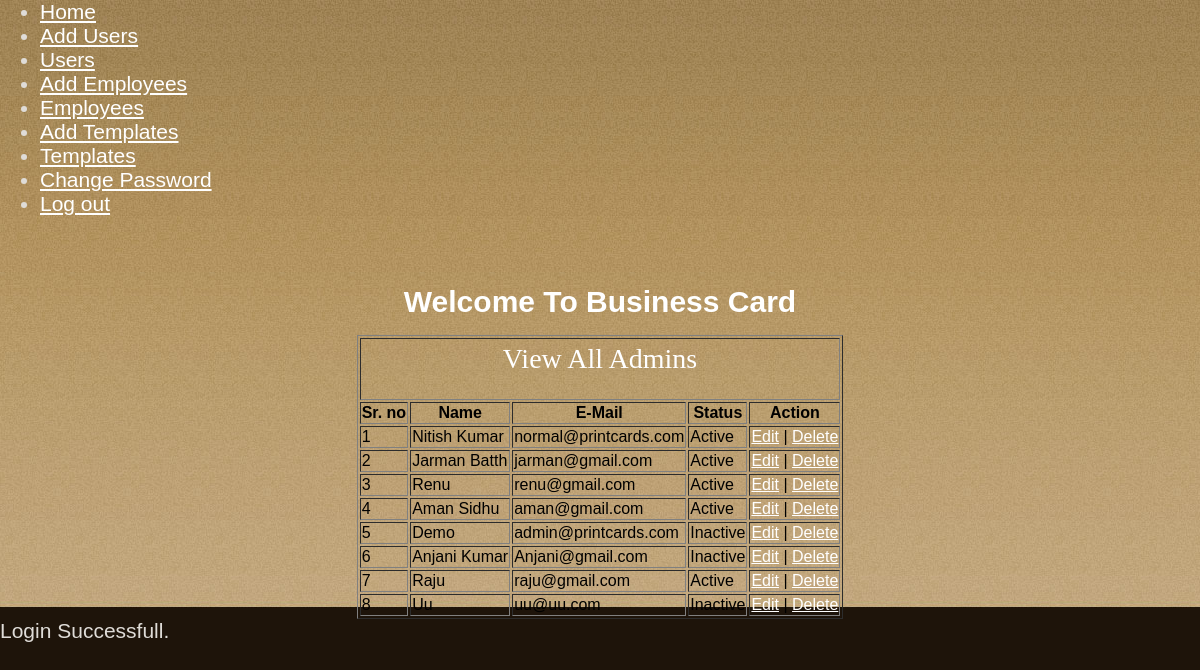
/users.php (signed in), run on the app's committed database.
### tables this page shows
CREATE TABLE IF NOT EXISTS `users` (
  `id` int(10) unsigned NOT NULL AUTO_INCREMENT,
  `name` varchar(200) NOT NULL,
  `email` varchar(200) NOT NULL,
  `password` varchar(200) NOT NULL,
  `status` tinyint(4) NOT NULL,
  PRIMARY KEY (`id`)
);

### src/connection.php (called while the page is built, shortened)
<?php
class database {
    public $con;
    public function __construct() {
        $this->con = mysqli_connect("localhost", "root", 'root', "cardprint") or die("could not connect to server");
    }
    public function fetchData($table_name, $field = '*', $condition = '', $limit = '') {
        $query = "select " . $field . " from " . $table_name;
        $result = mysqli_query($this->con, $query) or die('error in query');
        $returnData = array();
        while ($row = mysqli_fetch_assoc($result)) {
            $returnData[] = $row;
        }
        return $returnData;
    }
}
?>

### src/UserClass.php (called while the page is built, shortened)
<?php
class UserClass extends database {
    public function listingUsers($conditions = null, $fields = null, $limit = null) {
        return $this->fetchData('users');
    }
}
?>

### src/users.php (the view, shortened to what this page needs)
<?php
include 'header.php';
include 'UserClass.php';
?>
<center><br><br>
<div style="width: 1000px;min-height:50px">
<h1>Welcome To Business Card</h1>
</div>
    <?php
    $User = new UserClass();
    $tableRows = $User->listingUsers();
    ?>
        <table border='1'>
        <tr>
            <th colspan='10'><h2 style="text-align: center">View All Admins</h2></th>
        </tr>
        <tr style='color:#000;'>
            <th>Sr. no</th><th>Name</th><th>E-Mail</th><th>Status</th><th>Action</th>
        </tr>
        <?php
        $count = 1;
        foreach ($tableRows as $rows) {
            ?>
            <tr style='color:#000;'>
                <td><?php echo $count; ?></td>
                <td><?php echo $rows['name']; ?></td>
                <td><?= $rows['email']; ?></td>
                <td><?php if($rows['status']==1){echo 'Active';}else { echo 'Inactive' ;} ; ?></td>
                <td> <div class='header'><?php echo "<a href='edit_user.php?q=" . $rows['id'] . "'>Edit</a>  |  <a href='delete_user.php?q=" . $rows['id'] . "'>Delete</a>" ?></td>
            </tr>
            <?php
            $count++;
        }
        ?>
    </table>
    </center>
<?php
if (isset($_SESSION['flash']) && !empty($_SESSION['flash'])) {
    echo '<div class="flash-message"><span class="' . $_SESSION['flash']['type'] . '">' . $_SESSION['flash']['message'] . '</span></div>';
}
?>
<?php include 'footer.php';?>

### src/templatemo_style.css (style rules this page uses)
body { margin: 0; padding: 0; font-family: Arial, Helvetica, sans-serif; font-size: 21px; color: #dfdcd8; background: #1e1409 url(images/templatemo_body_top.jpg) repeat-x top; }
a:link, a:visited { color: #ffffff; text-decoration: underline; font-weight: normal; }
h1 { margin: 0px; padding: 0px;; font-size: 30px; font-weight: bold; color: #ffffff; }
h2 { font-family: Georgia, "Times New Roman", Times, serif; margin: 0 0 20px 0; padding: 3px 0; font-size: 28px; font-weight: normal; color: #ffffff; }

### data on the page
users: name "Nitish Kumar", email "normal@printcards.com", status "Active"
users: name "Jarman Batth", email "jarman@gmail.com", status "Active"
users: name "Renu", email "renu@gmail.com", status "Active"
users: name "Aman Sidhu", email "aman@gmail.com", status "Active"
users: name "Demo", email "admin@printcards.com", status "Inactive"
users: name "Anjani Kumar", email "Anjani@gmail.com", status "Inactive"
users: name "Raju", email "raju@gmail.com", status "Active"
users: name "Uu", email "uu@uu.com", status "Inactive"

### other printed values
$_SESSION['flash']['message'] "Login Successfull."
